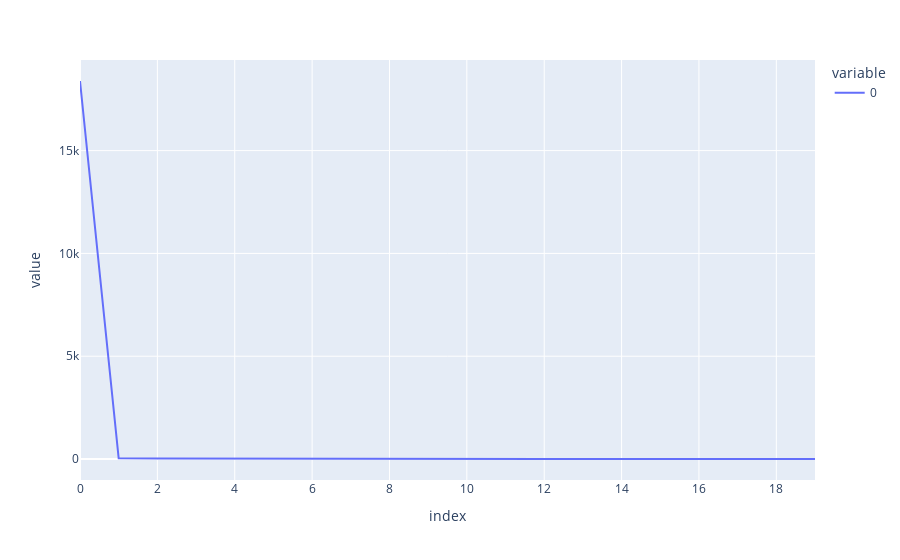

Notebook source saved alongside this figure:
### Code cell
# line plot of growing the bests
px.line(avg_of_legends)

### Figure 1 — Plotly figure (JSON) as saved in the notebook; plotly's stock layout.template omitted (floating-point values rounded to 4 significant figures)
{"data": [{"hovertemplate": "variable=0<br>index=%{x}<br>value=%{y}<extra></extra>", "legendgroup": "0", "line": {"color": "#636efa", "dash": "solid"}, "marker": {"symbol": "circle"}, "mode": "lines", "name": "0", "orientation": "v", "showlegend": true, "type": "scatter", "x": [0, 1, 2, 3, 4, 5, 6, 7, 8, 9, 10, 11, 12, 13, 14, 15, 16, 17, 18, 19], "xaxis": "x", "y": [18390.0, 33.78, 25.19, 20.15, 13.01, 3.048, 1.327, 1.123, 1.034, 0.9744, 0.8256, 0.7666, 0.6852, 0.5645, 0.3795, 0.2991, 0.2187, 0.2187, 0.2187, 0.2187], "yaxis": "y"}], "layout": {"legend": {"title": {"text": "variable"}, "tracegroupgap": 0}, "margin": {"t": 60}, "xaxis": {"anchor": "y", "domain": [0, 1], "title": {"text": "index"}}, "yaxis": {"anchor": "x", "domain": [0, 1], "title": {"text": "value"}}}}
